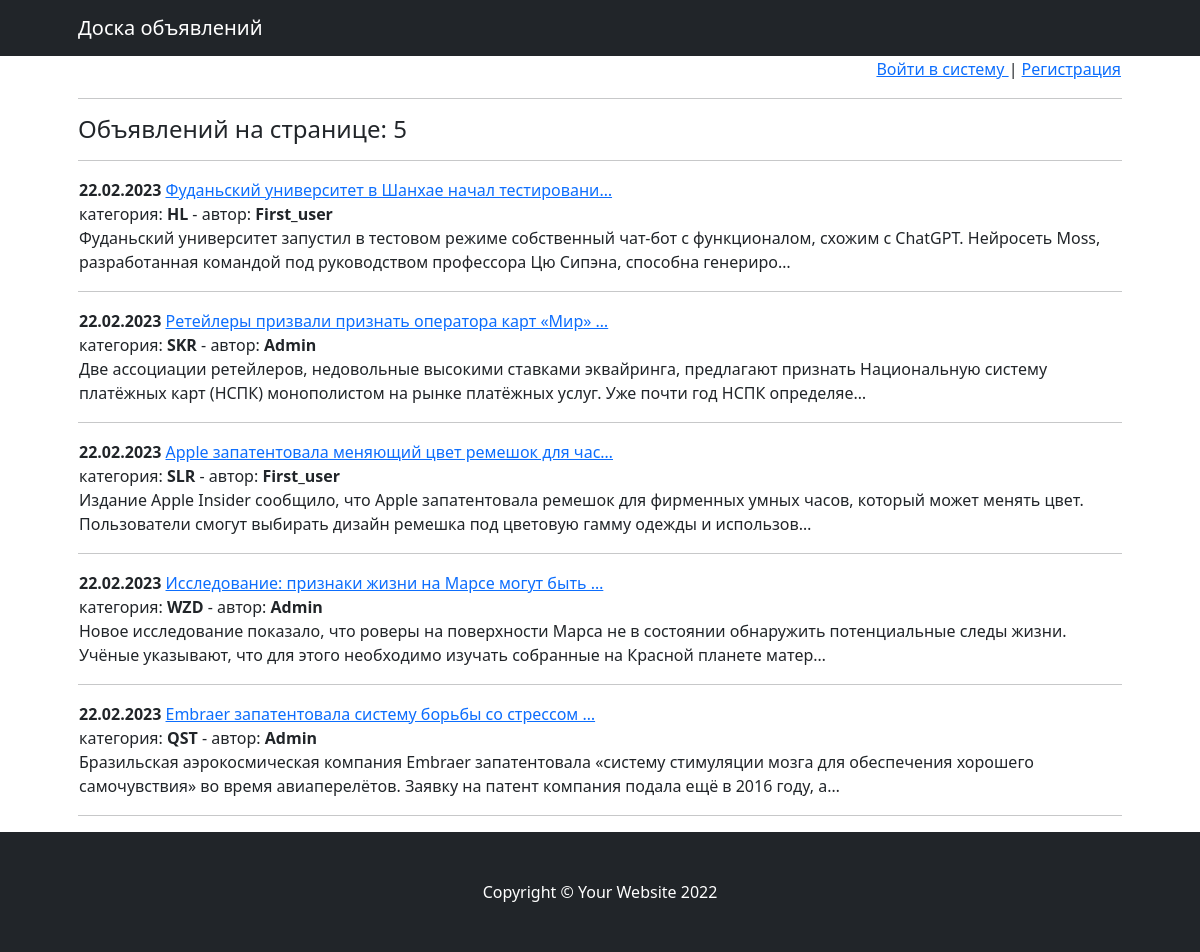
/board/, run on the app's committed database.
### board/models.py (models this page shows, shortened)
class Posts(models.Model):
    author = models.ForeignKey(Authors, null=True, on_delete=models.CASCADE)
    post_title = models.CharField(max_length=100, default='')
    post_text = models.TextField(default='')
    date_create = models.DateTimeField(auto_now_add=True)
    name_category = models.CharField(max_length=5, choices=resource.CATEGORIES_SELECT, default='')

class Authors(models.Model):
    user = models.ForeignKey(User, on_delete=models.CASCADE, blank=True, null=True)
    rate = models.IntegerField(default=0)
    subscribers = models.BooleanField(default=False)

### board/views.py (the view)
# urls.py: path('', PostsList.as_view(), name='posts_list'),
class PostsList(ListView):
    model = Posts
    ordering = '-date_create'
    template_name = 'board.html'
    context_object_name = 'posts'
    def get_context_data(self, **kwargs):
        context = super().get_context_data(**kwargs)
        context['is_not_authors'] = not self.request.user.groups.filter(name='authors').exists()
        return context

### templates/board.html (shortened to what this page needs)
{% extends 'flatpages/default.html' %}
{% block content %}
{% include 'auth.html' %}
<hr>
<h4> Объявлений на странице: {{ posts|length }} </h4>
<hr>
    {% if posts %}
        {% for post in posts %}
        <table border = 0 width = 100%>
            <tr>
                <td align="left">
                    <b>{{ post.date_create|date:'d.m.Y' }}</b>
                    <a href="/board/{{post.pk}}">{{ post.post_title|truncatechars:50 }}</a>
                    <br>
                    категория: <b>{{ post.name_category }}</b> - автор: <b>{{ post.author.user.username }}</b>
                    <br>
                    {{ post.post_text|truncatechars:200 }}
                </td>
            </tr>
        </table>
        <hr>
        {% endfor %}
    {% else %}
        <h2>Новостей нет</h2>
    {% endif %}
{% endblock content %}

### templates/flatpages/default.html (shortened to what this page needs)
<!DOCTYPE html>
<html lang="en">
    <head>
        {% load static %}
        <link href="{% static 'css/styles.css' %}" rel="stylesheet" />
    </head>
    <body>
        <nav class="navbar navbar-expand-lg navbar-dark bg-dark">
            <div class="container px-5">
                <a class="navbar-brand" href="/board/">Доска объявлений</a>
            </div>
        </nav>
        <div class="container px-4 px-lg-5">
            {% block content %}
            {% endblock content %}
        </div>
        <footer class="py-5 bg-dark">
            <div class="container px-4 px-lg-5"><p class="m-0 text-center text-white">Copyright &copy; Your Website 2022</p></div>
        </footer>
    </body>
</html>

### templates/auth.html
<table width="100%" border="0">
        <tr>
            <td align="right">
                {% if request.user.username %}
                <p>Пользователь: <a href="/welcome/">{{request.user.username}}</a> &nbsp|&nbsp <a href="/sign/logout/">Выйти</a>
                {% else %}
                <a href="/sign/login"> Войти в систему </a> | <a href="/sign/signup"> Регистрация </a>
                {% endif %}
            </td>
        </tr>
    </table>

### data on the page
Posts: date_create "22.02.2023", post_title "Фуданьский университет в Шанхае начал тестировани…", name_category "HL", author.user.username "First_user", post_text "Фуданьский университет запустил в тестовом режиме собственный чат-бот с функционалом, схожим с ChatGPT. Нейросеть Moss, разработанная командой под руководством профессора Цю Сипэна, способна генериро…"
Posts: date_create "22.02.2023", post_title "Ретейлеры призвали признать оператора карт «Мир» …", name_category "SKR", author.user.username "Admin", post_text "Две ассоциации ретейлеров, недовольные высокими ставками эквайринга, предлагают признать Национальную систему платёжных карт (НСПК) монополистом на рынке платёжных услуг. Уже почти год НСПК определяе…"
Posts: date_create "22.02.2023", post_title "Apple запатентовала меняющий цвет ремешок для час…", name_category "SLR", author.user.username "First_user", post_text "Издание Apple Insider сообщило, что Apple запатентовала ремешок для фирменных умных часов, который может менять цвет. Пользователи смогут выбирать дизайн ремешка под цветовую гамму одежды и использов…"
Posts: date_create "22.02.2023", post_title "Исследование: признаки жизни на Марсе могут быть …", name_category "WZD", author.user.username "Admin", post_text "Новое исследование показало, что роверы на поверхности Марса не в состоянии обнаружить потенциальные следы жизни. Учёные указывают, что для этого необходимо изучать собранные на Красной планете матер…"
Posts: date_create "22.02.2023", post_title "Embraer запатентовала систему борьбы со стрессом …", name_category "QST", author.user.username "Admin", post_text "Бразильская аэрокосмическая компания Embraer запатентовала «систему стимуляции мозга для обеспечения хорошего самочувствия» во время авиаперелётов. Заявку на патент компания подала ещё в 2016 году, а…"

### other printed values
{{ posts|length }} "5"
